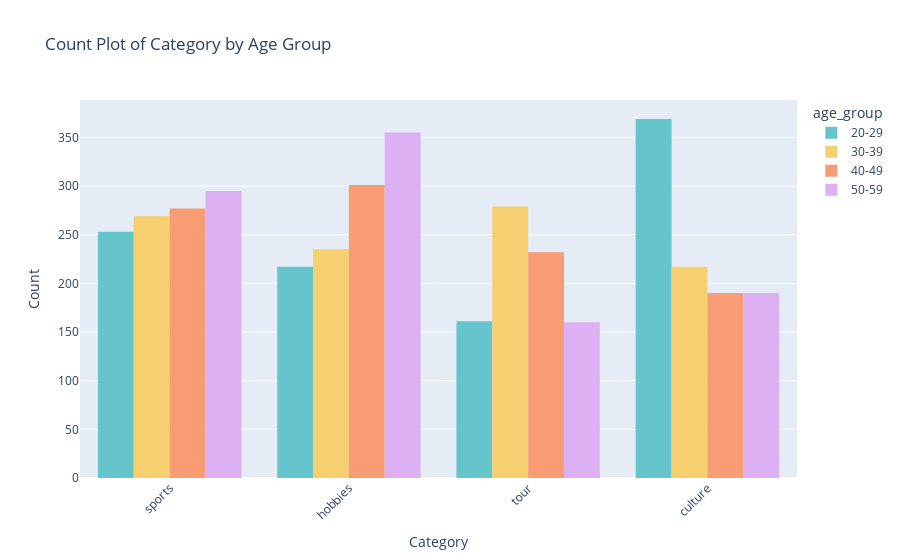

The notebook cell saved with this chart:
### Code cell
import pandas as pd
import plotly.express as px

# CSV 파일 읽기
filename = "C:/Users/bird1/Downloads/final_balanced_data.csv"
df = pd.read_csv(filename)  # 실제 CSV 파일 경로로 바꿔주세요

# 'age_val'을 10단위로 구간화하여 'age_group' 생성
bins = range(20, 61, 10)  # 20부터 60까지 10단위로 구간 설정
labels = [f'{i}-{i+9}' for i in bins[:-1]]  # 구간 레이블 생성
df['age_group'] = pd.cut(df['age_val'], bins=bins, labels=labels, right=False)

# age_group의 순서 설정
ordered_categories = ['20-29', '30-39', '40-49', '50-59']
df['age_group'] = pd.Categorical(df['age_group'], categories=ordered_categories, ordered=True)

# count plot 그리기
fig = px.histogram(df, 
                   x='category', 
                   color='age_group', 
                   title='Count Plot of Category by Age Group',
                   barmode='group',
                   category_orders={'age_group': ordered_categories}, # 범례 순서 설정
                   color_discrete_sequence=px.colors.qualitative.Pastel)
                   #plot_bgcolor=px.colors.)

# 그래프 레이아웃 설정
fig.update_layout(xaxis_title='Category',
                  yaxis_title='Count',
                  xaxis_tickangle=-45)

# 그래프 출력
fig.show()

### Figure 1 — Plotly figure (JSON) as saved in the notebook; plotly's stock layout.template omitted (floating-point values rounded to 4 significant figures; data arrays with more than 128 entries replaced by an {"elided": "..."} marker saying what was removed)
{"data": [{"alignmentgroup": "True", "bingroup": "x", "hovertemplate": "age_group=20-29<br>category=%{x}<br>count=%{y}<extra></extra>", "legendgroup": "20-29", "marker": {"color": "rgb(102, 197, 204)", "pattern": {"shape": ""}}, "name": "20-29", "offsetgroup": "20-29", "orientation": "v", "showlegend": true, "type": "histogram", "x": {"elided": "1000 str values"}, "xaxis": "x", "yaxis": "y"}, {"alignmentgroup": "True", "bingroup": "x", "hovertemplate": "age_group=30-39<br>category=%{x}<br>count=%{y}<extra></extra>", "legendgroup": "30-39", "marker": {"color": "rgb(246, 207, 113)", "pattern": {"shape": ""}}, "name": "30-39", "offsetgroup": "30-39", "orientation": "v", "showlegend": true, "type": "histogram", "x": {"elided": "1000 str values"}, "xaxis": "x", "yaxis": "y"}, {"alignmentgroup": "True", "bingroup": "x", "hovertemplate": "age_group=40-49<br>category=%{x}<br>count=%{y}<extra></extra>", "legendgroup": "40-49", "marker": {"color": "rgb(248, 156, 116)", "pattern": {"shape": ""}}, "name": "40-49", "offsetgroup": "40-49", "orientation": "v", "showlegend": true, "type": "histogram", "x": {"elided": "1000 str values"}, "xaxis": "x", "yaxis": "y"}, {"alignmentgroup": "True", "bingroup": "x", "hovertemplate": "age_group=50-59<br>category=%{x}<br>count=%{y}<extra></extra>", "legendgroup": "50-59", "marker": {"color": "rgb(220, 176, 242)", "pattern": {"shape": ""}}, "name": "50-59", "offsetgroup": "50-59", "orientation": "v", "showlegend": true, "type": "histogram", "x": {"elided": "1000 str values"}, "xaxis": "x", "yaxis": "y"}], "layout": {"barmode": "group", "legend": {"title": {"text": "age_group"}, "tracegroupgap": 0}, "title": {"text": "Count Plot of Category by Age Group"}, "xaxis": {"anchor": "y", "domain": [0, 1], "tickangle": -45, "title": {"text": "Category"}}, "yaxis": {"anchor": "x", "domain": [0, 1], "title": {"text": "Count"}}}}
